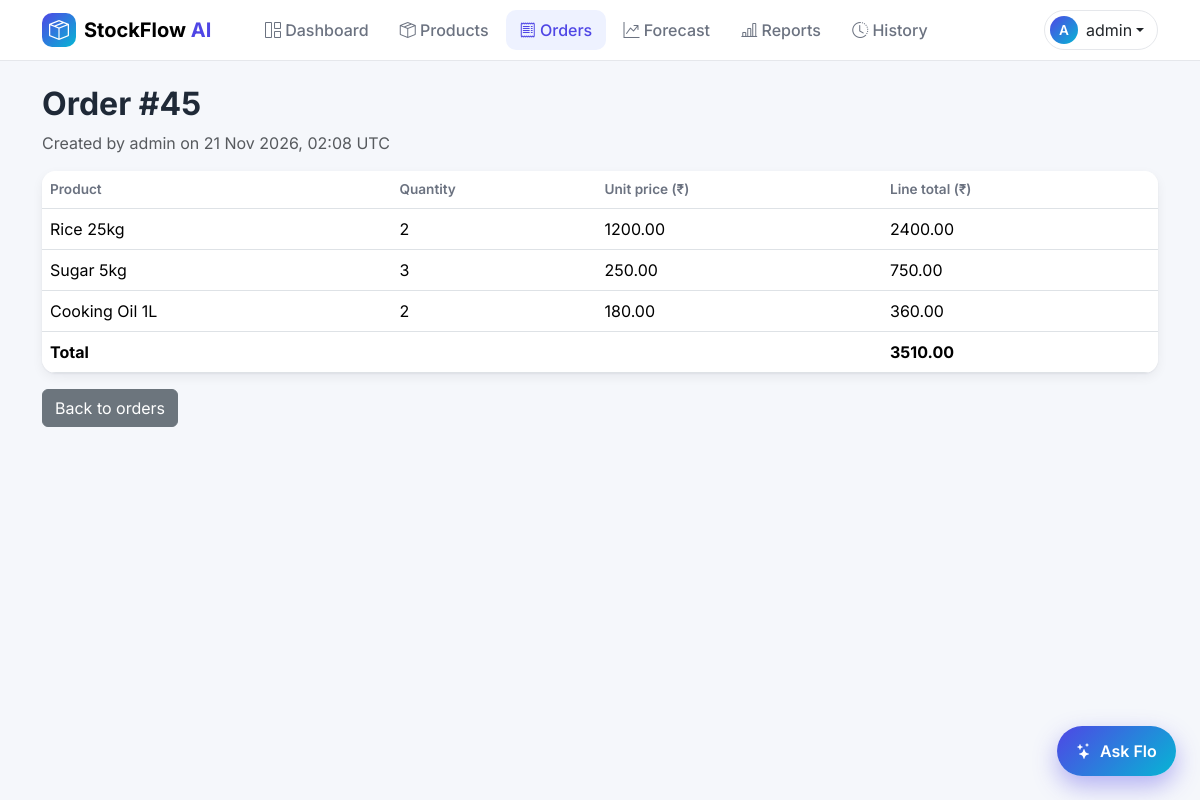
/orders/45 (signed in), run on the app's committed database.
### app/models.py (models this page shows, shortened)
class User(UserMixin, db.Model):
    __tablename__ = "users"
    id = db.Column(db.Integer, primary_key=True)
    username = db.Column(db.String(80), unique=True, nullable=False)
    password_hash = db.Column(db.String(255), nullable=False)
    role = db.Column(db.String(20), nullable=False, default="staff")
    @property
    def is_admin(self):
        return self.role == "admin"

class Order(db.Model):
    __tablename__ = "orders"
    id = db.Column(db.Integer, primary_key=True)
    created_at = db.Column(db.DateTime(timezone=True), nullable=False, default=utc_now)
    created_by_id = db.Column(db.Integer, db.ForeignKey("users.id"), nullable=False)
    created_by = db.relationship("User")
    items = db.relationship(
        "OrderItem",
        back_populates="order",
        cascade="all, delete-orphan",
        order_by="OrderItem.id",
    )
    @property
    def total(self):
        return sum(item.line_total for item in self.items)

class OrderItem(db.Model):
    __tablename__ = "order_items"
    id = db.Column(db.Integer, primary_key=True)
    order_id = db.Column(db.Integer, db.ForeignKey("orders.id"), nullable=False)
    product_id = db.Column(db.Integer, db.ForeignKey("product.id"), nullable=False)
    quantity = db.Column(db.Integer, nullable=False)
    unit_price = db.Column(db.Float, nullable=False)
    order = db.relationship("Order", back_populates="items")
    product = db.relationship("Product")
    @property
    def line_total(self):
        return self.quantity * self.unit_price

class Product(db.Model):
    id = db.Column(db.Integer, primary_key=True)
    name = db.Column(db.String(120), unique=True, nullable=False)
    quantity = db.Column(db.Integer, nullable=False, default=0)
    price = db.Column(db.Float, nullable=False)
    reorder_level = db.Column(db.Integer, nullable=False, default=10)
    is_active = db.Column(db.Boolean, nullable=False, default=True)

### app/orders.py (the view)
    @app.route("/orders/<int:order_id>")
    @login_required
    def order_detail(order_id):
        order = db.get_or_404(Order, order_id)
        return render_template("order_detail.html", order=order)

### app/auth.py (called while the page is built)
@login_manager.user_loader
def load_user(user_id):
    return db.session.get(User, int(user_id))

### app/templates/order_detail.html (shortened to what this page needs)
{% extends "base.html" %}
{% block content %}
    <h1>Order #{{ order.id }}</h1>
    <p class="text-muted">
        Created by {{ order.created_by.username }}
        on {{ order.created_at.strftime("%d %b %Y, %H:%M") }} UTC
    </p>
    <table class="table mt-3">
        <thead>
            <tr>
                <th>Product</th>
                <th>Quantity</th>
                <th>Unit price (₹)</th>
                <th>Line total (₹)</th>
            </tr>
        </thead>
        <tbody>
            {% for item in order.items %}
                <tr>
                    <td>{{ item.product.name }}</td>
                    <td>{{ item.quantity }}</td>
                    <td>{{ "%.2f"|format(item.unit_price) }}</td>
                    <td>{{ "%.2f"|format(item.line_total) }}</td>
                </tr>
            {% endfor %}
        </tbody>
        <tfoot>
            <tr class="fw-bold">
                <td colspan="3">Total</td>
                <td>{{ "%.2f"|format(order.total) }}</td>
            </tr>
        </tfoot>
    </table>
    <a href="{{ url_for('orders') }}" class="btn btn-secondary">Back to orders</a>
{% endblock %}

### app/templates/base.html (shortened to what this page needs)
<!DOCTYPE html>
<html lang="en">
<head>
    <link href="https://cdn.jsdelivr.net/npm/bootstrap@5.3.3/dist/css/bootstrap.min.css" rel="stylesheet">
    <link href="https://cdn.jsdelivr.net/npm/bootstrap-icons@1.11.3/font/bootstrap-icons.min.css" rel="stylesheet">
    <link href="{{ url_for('static', filename='css/app.css') }}" rel="stylesheet">
</head>
<body>
    <nav class="navbar navbar-expand-lg sf-navbar">
        <div class="container">
            <a class="navbar-brand d-flex align-items-center gap-2" href="{{ url_for('home') }}">
                <span class="sf-logo"><i class="bi bi-box-seam"></i></span>
                <span class="fw-bold">StockFlow <span class="text-brand">AI</span></span>
            </a>
            <div class="collapse navbar-collapse" id="mainNav">
                <ul class="navbar-nav me-auto mb-2 mb-lg-0 ms-lg-4 gap-lg-1">
                    {% if current_user.is_authenticated %}
                        <li class="nav-item">
                            <a class="nav-link {{ 'active' if request.endpoint == 'home' }}" href="{{ url_for('home') }}">
                                <i class="bi bi-grid-1x2"></i> Dashboard
                            </a>
                        </li>
                        <li class="nav-item">
                            <a class="nav-link {{ 'active' if request.endpoint in ['products', 'new_product', 'edit_product', 'import_products'] }}" href="{{ url_for('products') }}">
                                <i class="bi bi-box-seam"></i> Products
                            </a>
                        </li>
                        <li class="nav-item">
                            <a class="nav-link {{ 'active' if request.endpoint in ['orders', 'new_order', 'order_detail'] }}" href="{{ url_for('orders') }}">
                                <i class="bi bi-receipt"></i> Orders
                            </a>
                        </li>
                        <li class="nav-item">
                            <a class="nav-link {{ 'active' if request.endpoint == 'forecast' }}" href="{{ url_for('forecast') }}">
                                <i class="bi bi-graph-up-arrow"></i> Forecast
                            </a>
                        </li>
                        {% if current_user.is_admin %}
                            <li class="nav-item">
                                <a class="nav-link {{ 'active' if request.endpoint == 'reports' }}" href="{{ url_for('reports') }}">
                                    <i class="bi bi-bar-chart-line"></i> Reports
                                </a>
                            </li>
                            <li class="nav-item">
                                <a class="nav-link {{ 'active' if request.endpoint == 'stock_history' }}" href="{{ url_for('stock_history') }}">
                                    <i class="bi bi-clock-history"></i> History
                                </a>
                            </li>
                        {% endif %}
                    {% endif %}
                </ul>
                {% if current_user.is_authenticated %}
                    <div class="dropdown">
                        <button class="btn sf-user-btn dropdown-toggle d-flex align-items-center" type="button"
                                data-bs-toggle="dropdown" aria-expanded="false">
                            <span class="sf-user-avatar">{{ current_user.username[0]|upper }}</span>
                            <span class="ms-2">{{ current_user.username }}</span>
                        </button>
                    </div>
                {% else %}
                    <a class="btn btn-primary" href="{{ url_for('login') }}">
                        <i class="bi bi-box-arrow-in-right"></i> Log in
                    </a>
                {% endif %}
            </div>
        </div>
    </nav>
    <main class="container py-4">
        {% block content %}{% endblock %}
    </main>
    {% if current_user.is_authenticated and current_user.is_admin %}
        {% include "_assistant.html" %}
    {% endif %}
</body>
</html>

### app/static/css/app.css (style rules this page uses)
:root { --sf-primary: #4f46e5; --sf-primary-dark: #4338ca; --sf-accent: #06b6d4; --sf-bg: #f5f7fb; --sf-text: #1f2937; --sf-muted: #6b7280; --sf-border: #e5e7eb; --sf-radius: 14px; --sf-shadow: 0 1px 2px rgba(16, 24, 40, 0.06), 0 4px 12px rgba(16, 24, 40, 0.06); --sf-gradient: linear-gradient(135deg, var(--sf-primary) 0%, var(--sf-accent) 100%); }
body { font-family: "Inter", system-ui, -apple-system, "Segoe UI", Roboto, sans-serif; background: var(--sf-bg); color: var(--sf-text); }
h1 { font-size: clamp(1.5rem, 3vw, 2rem); font-weight: 700; }
main { padding-bottom: 96px; }
.text-brand { color: var(--sf-primary) !important; }
.sf-navbar { background: #ffffff; border-bottom: 1px solid var(--sf-border); position: sticky; top: 0; z-index: 1030; }
.sf-navbar .nav-link { color: var(--sf-muted); font-weight: 500; border-radius: 10px; padding: 0.5rem 0.85rem !important; }
.sf-navbar .nav-link.active { color: var(--sf-primary); background: #eef2ff; }
.sf-logo { width: 34px; height: 34px; border-radius: 10px; display: grid; place-items: center; color: #fff; background: var(--sf-gradient); }
.sf-user-btn { border: 1px solid var(--sf-border); border-radius: 999px; padding: 0.3rem 0.8rem 0.3rem 0.3rem; }
.sf-user-avatar { width: 28px; height: 28px; border-radius: 50%; display: inline-grid; place-items: center; color: #fff; font-weight: 600; font-size: 0.85rem; background: var(--sf-gradient); }
main .table { background: #ffffff; border-collapse: separate; border-spacing: 0; border-radius: var(--sf-radius); overflow: hidden; box-shadow: var(--sf-shadow); }
main .table th { color: var(--sf-muted); font-weight: 600; font-size: 0.85rem; }

### data on the page
User: username "A", username "admin", created_by.username "admin"
Order: id "45", created_at "21 Nov 2026, 02:08"
OrderItem: product.name "Rice 25kg", quantity "2", unit_price "1200.00", line_total "2400.00", total "3510.00"
OrderItem: product.name "Sugar 5kg", quantity "3", unit_price "250.00", line_total "750.00"
OrderItem: product.name "Cooking Oil 1L", quantity "2", unit_price "180.00", line_total "360.00"
